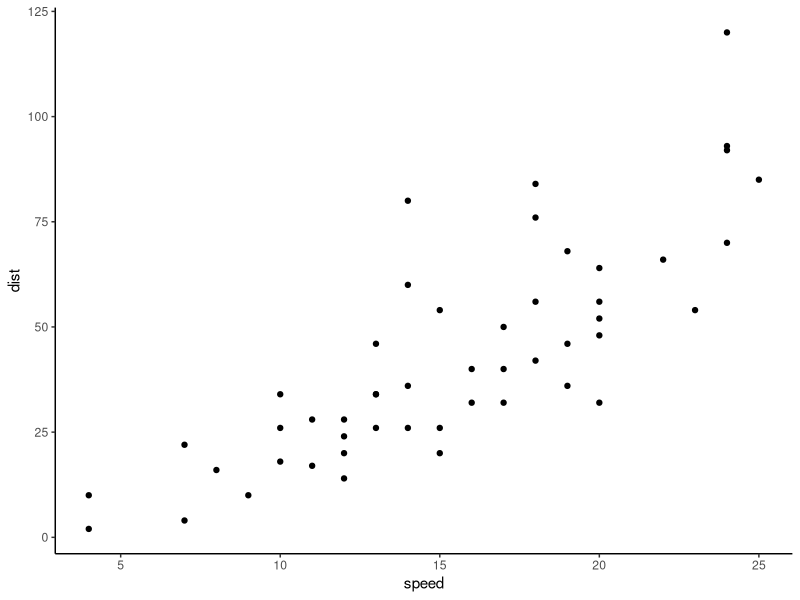
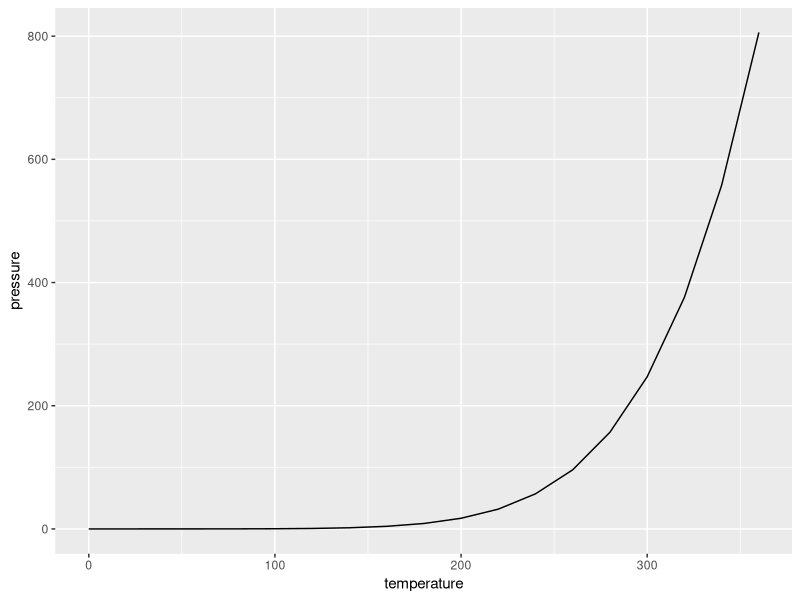

R code for these plots, in order:
## ---- chunk 1
library(tidyverse)

ggplot(cars, 
       mapping = aes(x = speed, y = dist)
      ) + geom_point() + theme_classic()

ggplot(pressure,
       mapping = aes(x = temperature, y = pressure)
) + geom_line()
